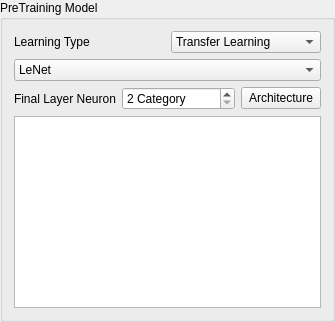
      <widget class="QGroupBox" name="grp_PreTraining_Model">
       <property name="title">
        <string>PreTraining Model</string>
       </property>
       <layout class="QGridLayout" name="gridLayout">
        <item row="2" column="0">
         <layout class="QHBoxLayout" name="horizontalLayout_5">
          <item>
           <widget class="QLabel" name="lbl_Final_Layer_Neuron">
            <property name="text">
             <string>Final Layer Neuron</string>
            </property>
           </widget>
          </item>
          <item>
           <widget class="QSpinBox" name="sBox_Final_Layer_Neuron">
            <property name="suffix">
             <string> Category</string>
            </property>
            <property name="minimum">
             <number>2</number>
            </property>
            <property name="maximum">
             <number>10000</number>
            </property>
           </widget>
          </item>
          <item>
           <widget class="QPushButton" name="pBtn_Model_Architecture">
            <property name="text">
             <string>Architecture</string>
            </property>
           </widget>
          </item>
         </layout>
        </item>
        <item row="1" column="0">
         <widget class="QComboBox" name="cBox_PreTraining_Model">
          <item>
           <property name="text">
            <string>LeNet</string>
           </property>
          </item>
          <item>
           <property name="text">
            <string>AlexNet</string>
           </property>
          </item>
          <item>
           <property name="text">
            <string>GoogleLeNet</string>
           </property>
          </item>
          <item>
           <property name="text">
            <string>VGG16 : ILSVRC2013</string>
           </property>
          </item>
          <item>
           <property name="text">
            <string>VGG19</string>
           </property>
          </item>
          <item>
           <property name="text">
            <string>ResNet50</string>
           </property>
          </item>
          <item>
           <property name="text">
            <string>ResNext50</string>
           </property>
          </item>
          <item>
           <property name="text">
            <string>InspectionV3</string>
           </property>
          </item>
          <item>
           <property name="text">
            <string>InspectionResNetV2</string>
           </property>
          </item>
          <item>
           <property name="text">
            <string>MobileNet</string>
           </property>
          </item>
          <item>
           <property name="text">
            <string>DenseNet</string>
           </property>
          </item>
          <item>
           <property name="text">
            <string>NASNet</string>
           </property>
          </item>
          <item>
           <property name="text">
            <string>MobileNetV2</string>
           </property>
          </item>
          <item>
           <property name="text">
            <string>Xception</string>
           </property>
          </item>
         </widget>
        </item>
        <item row="0" column="0">
         <layout class="QHBoxLayout" name="horizontalLayout_14">
          <item>
           <widget class="QLabel" name="lbl_Leaerning_Type">
            <property name="text">
             <string>Learning Type</string>
            </property>
           </widget>
          </item>
          <item>
           <widget class="QComboBox" name="cBox_Learning_Type">
            <item>
             <property name="text">
              <string>Transfer Learning</string>
             </property>
            </item>
            <item>
             <property name="text">
              <string>Fine Tuning</string>
             </property>
            </item>
            <item>
             <property name="text">
              <string>Full Learning</string>
             </property>
            </item>
           </widget>
          </item>
         </layout>
        </item>
        <item row="3" column="0">
         <widget class="QTextEdit" name="tEdit_ModelStructure"/>
        </item>
       </layout>
      </widget>
